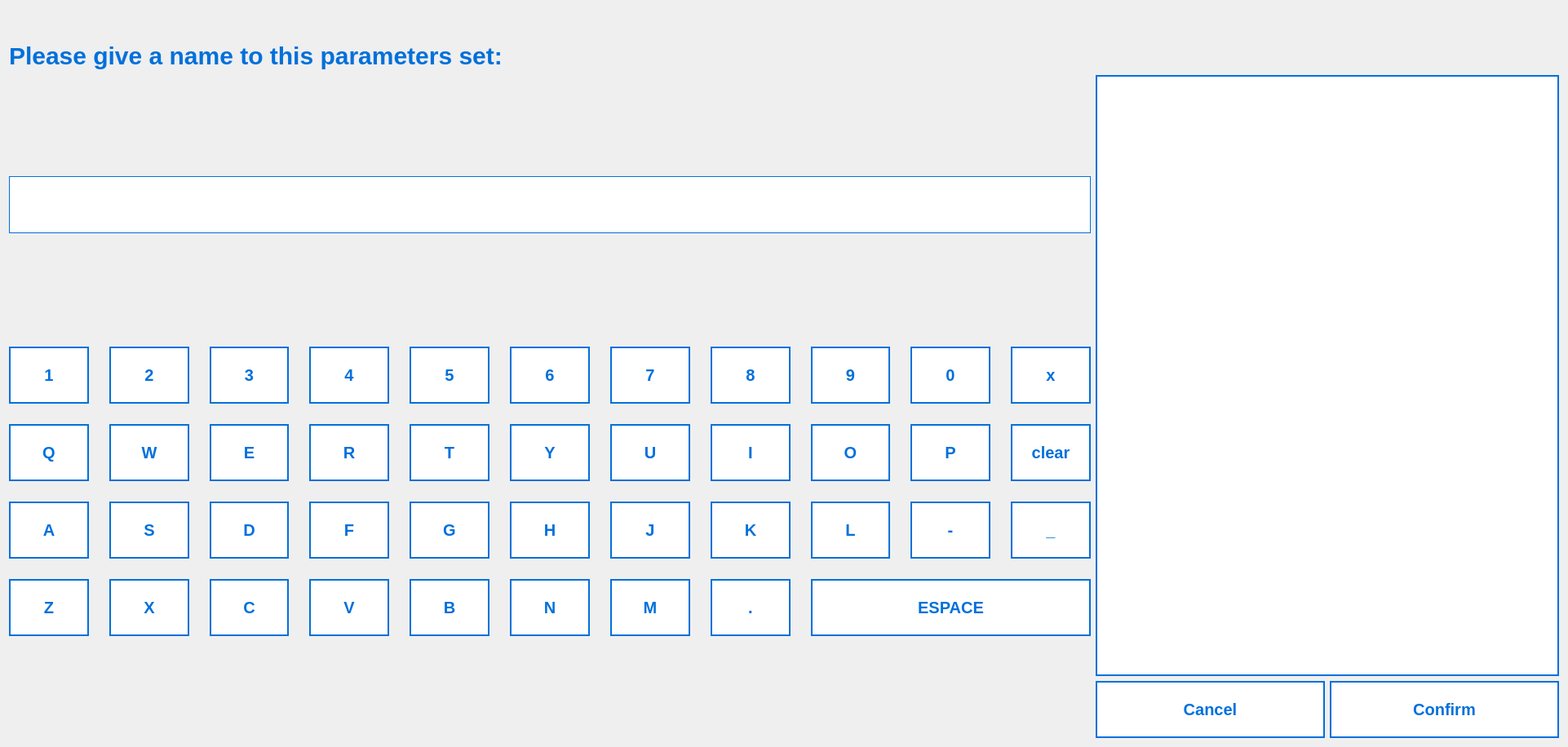
<?xml version="1.0" encoding="UTF-8"?>
<ui version="4.0">
 <class>SaveExposureSettingsView</class>
 <widget class="QWidget" name="SaveExposureSettingsView">
  <property name="geometry">
   <rect>
    <x>0</x>
    <y>0</y>
    <width>1922</width>
    <height>916</height>
   </rect>
  </property>
  <property name="styleSheet">
   <string notr="true">QPushButton {
border: 2px solid #0070DB;
background-color: #ffffff;
color: #0070DB;
font: 20px;
font-weight: 700;
font-family: arial;

}
</string>
  </property>
  <layout class="QVBoxLayout" name="verticalLayout">
   <item>
    <spacer name="verticalSpacer">
     <property name="orientation">
      <enum>Qt::Orientation::Vertical</enum>
     </property>
     <property name="sizeType">
      <enum>QSizePolicy::Policy::Fixed</enum>
     </property>
     <property name="sizeHint" stdset="0">
      <size>
       <width>20</width>
       <height>40</height>
      </size>
     </property>
    </spacer>
   </item>
   <item>
    <widget class="QLabel" name="label">
     <property name="maximumSize">
      <size>
       <width>16777215</width>
       <height>35</height>
      </size>
     </property>
     <property name="styleSheet">
      <string notr="true">color: #0070DB;
font-weight: 700;
font-family: arial;
border: 0px solid;
font-size: 30px;</string>
     </property>
     <property name="text">
      <string>Please give a name to this parameters set:</string>
     </property>
     <property name="alignment">
      <set>Qt::AlignmentFlag::AlignLeading|Qt::AlignmentFlag::AlignLeft|Qt::AlignmentFlag::AlignVCenter</set>
     </property>
    </widget>
   </item>
   <item>
    <layout class="QHBoxLayout" name="horizontalLayout_2" stretch="70,30">
     <item>
      <layout class="QVBoxLayout" name="verticalLayout_3" stretch="20,80">
       <property name="spacing">
        <number>15</number>
       </property>
       <property name="sizeConstraint">
        <enum>QLayout::SizeConstraint::SetMaximumSize</enum>
       </property>
       <item>
        <widget class="QLineEdit" name="lineEdit">
         <property name="sizePolicy">
          <sizepolicy hsizetype="Expanding" vsizetype="Fixed">
           <horstretch>0</horstretch>
           <verstretch>0</verstretch>
          </sizepolicy>
         </property>
         <property name="minimumSize">
          <size>
           <width>0</width>
           <height>70</height>
          </size>
         </property>
         <property name="styleSheet">
          <string notr="true">border: 1px solid #0070DB;</string>
         </property>
        </widget>
       </item>
       <item>
        <layout class="QGridLayout" name="gridLayout">
         <property name="sizeConstraint">
          <enum>QLayout::SizeConstraint::SetMaximumSize</enum>
         </property>
         <property name="spacing">
          <number>25</number>
         </property>
         <item row="0" column="6">
          <widget class="QPushButton" name="btn7">
           <property name="minimumSize">
            <size>
             <width>70</width>
             <height>70</height>
            </size>
           </property>
           <property name="focusPolicy">
            <enum>Qt::FocusPolicy::NoFocus</enum>
           </property>
           <property name="text">
            <string>7</string>
           </property>
          </widget>
         </item>
         <item row="1" column="10">
          <widget class="QPushButton" name="btnClear">
           <property name="minimumSize">
            <size>
             <width>70</width>
             <height>70</height>
            </size>
           </property>
           <property name="focusPolicy">
            <enum>Qt::FocusPolicy::NoFocus</enum>
           </property>
           <property name="text">
            <string>clear</string>
           </property>
          </widget>
         </item>
         <item row="2" column="2">
          <widget class="QPushButton" name="btnD">
           <property name="minimumSize">
            <size>
             <width>70</width>
             <height>70</height>
            </size>
           </property>
           <property name="focusPolicy">
            <enum>Qt::FocusPolicy::NoFocus</enum>
           </property>
           <property name="text">
            <string>D</string>
           </property>
          </widget>
         </item>
         <item row="0" column="9">
          <widget class="QPushButton" name="btn0">
           <property name="minimumSize">
            <size>
             <width>70</width>
             <height>70</height>
            </size>
           </property>
           <property name="focusPolicy">
            <enum>Qt::FocusPolicy::NoFocus</enum>
           </property>
           <property name="text">
            <string>0</string>
           </property>
          </widget>
         </item>
         <item row="1" column="3">
          <widget class="QPushButton" name="btnR">
           <property name="minimumSize">
            <size>
             <width>70</width>
             <height>70</height>
            </size>
           </property>
           <property name="focusPolicy">
            <enum>Qt::FocusPolicy::NoFocus</enum>
           </property>
           <property name="text">
            <string>R</string>
           </property>
          </widget>
         </item>
         <item row="0" column="2">
          <widget class="QPushButton" name="btn3">
           <property name="minimumSize">
            <size>
             <width>70</width>
             <height>70</height>
            </size>
           </property>
           <property name="focusPolicy">
            <enum>Qt::FocusPolicy::NoFocus</enum>
           </property>
           <property name="text">
            <string>3</string>
           </property>
          </widget>
         </item>
         <item row="1" column="4">
          <widget class="QPushButton" name="btnT">
           <property name="minimumSize">
            <size>
             <width>70</width>
             <height>70</height>
            </size>
           </property>
           <property name="focusPolicy">
            <enum>Qt::FocusPolicy::NoFocus</enum>
           </property>
           <property name="text">
            <string>T</string>
           </property>
          </widget>
         </item>
         <item row="1" column="5">
          <widget class="QPushButton" name="btnY">
           <property name="minimumSize">
            <size>
             <width>70</width>
             <height>70</height>
            </size>
           </property>
           <property name="focusPolicy">
            <enum>Qt::FocusPolicy::NoFocus</enum>
           </property>
           <property name="text">
            <string>Y</string>
           </property>
          </widget>
         </item>
         <item row="2" column="1">
          <widget class="QPushButton" name="btnS">
           <property name="minimumSize">
            <size>
             <width>70</width>
             <height>70</height>
            </size>
           </property>
           <property name="focusPolicy">
            <enum>Qt::FocusPolicy::NoFocus</enum>
           </property>
           <property name="text">
            <string>S</string>
           </property>
          </widget>
         </item>
         <item row="0" column="8">
          <widget class="QPushButton" name="btn9">
           <property name="minimumSize">
            <size>
             <width>70</width>
             <height>70</height>
            </size>
           </property>
           <property name="focusPolicy">
            <enum>Qt::FocusPolicy::NoFocus</enum>
           </property>
           <property name="text">
            <string>9</string>
           </property>
          </widget>
         </item>
         <item row="0" column="4">
          <widget class="QPushButton" name="btn5">
           <property name="minimumSize">
            <size>
             <width>70</width>
             <height>70</height>
            </size>
           </property>
           <property name="focusPolicy">
            <enum>Qt::FocusPolicy::NoFocus</enum>
           </property>
           <property name="text">
            <string>5</string>
           </property>
          </widget>
         </item>
         <item row="0" column="0">
          <widget class="QPushButton" name="btn1">
           <property name="minimumSize">
            <size>
             <width>70</width>
             <height>70</height>
            </size>
           </property>
           <property name="focusPolicy">
            <enum>Qt::FocusPolicy::NoFocus</enum>
           </property>
           <property name="text">
            <string>1</string>
           </property>
          </widget>
         </item>
         <item row="1" column="0">
          <widget class="QPushButton" name="btnQ">
           <property name="minimumSize">
            <size>
             <width>70</width>
             <height>70</height>
            </size>
           </property>
           <property name="focusPolicy">
            <enum>Qt::FocusPolicy::NoFocus</enum>
           </property>
           <property name="text">
            <string>Q</string>
           </property>
          </widget>
         </item>
         <item row="1" column="9">
          <widget class="QPushButton" name="btnP">
           <property name="minimumSize">
            <size>
             <width>70</width>
             <height>70</height>
            </size>
           </property>
           <property name="focusPolicy">
            <enum>Qt::FocusPolicy::NoFocus</enum>
           </property>
           <property name="text">
            <string>P</string>
           </property>
          </widget>
         </item>
         <item row="2" column="0">
          <widget class="QPushButton" name="btnA">
           <property name="minimumSize">
            <size>
             <width>70</width>
             <height>70</height>
            </size>
           </property>
           <property name="focusPolicy">
            <enum>Qt::FocusPolicy::NoFocus</enum>
           </property>
           <property name="text">
            <string>A</string>
           </property>
          </widget>
         </item>
         <item row="1" column="2">
          <widget class="QPushButton" name="btnE">
           <property name="minimumSize">
            <size>
             <width>70</width>
             <height>70</height>
            </size>
           </property>
           <property name="focusPolicy">
            <enum>Qt::FocusPolicy::NoFocus</enum>
           </property>
           <property name="text">
            <string>E</string>
           </property>
          </widget>
         </item>
         <item row="0" column="5">
          <widget class="QPushButton" name="btn6">
           <property name="minimumSize">
            <size>
             <width>70</width>
             <height>70</height>
            </size>
           </property>
           <property name="focusPolicy">
            <enum>Qt::FocusPolicy::NoFocus</enum>
           </property>
           <property name="text">
            <string>6</string>
           </property>
          </widget>
         </item>
         <item row="1" column="8">
          <widget class="QPushButton" name="btnO">
           <property name="minimumSize">
            <size>
             <width>70</width>
             <height>70</height>
            </size>
           </property>
           <property name="focusPolicy">
            <enum>Qt::FocusPolicy::NoFocus</enum>
           </property>
           <property name="text">
            <string>O</string>
           </property>
          </widget>
         </item>
         <item row="0" column="10">
          <widget class="QPushButton" name="btnBackspace">
           <property name="minimumSize">
            <size>
             <width>70</width>
             <height>70</height>
            </size>
           </property>
           <property name="focusPolicy">
            <enum>Qt::FocusPolicy::NoFocus</enum>
           </property>
           <property name="text">
            <string>x</string>
           </property>
          </widget>
         </item>
         <item row="0" column="3">
          <widget class="QPushButton" name="btn4">
           <property name="minimumSize">
            <size>
             <width>70</width>
             <height>70</height>
            </size>
           </property>
           <property name="focusPolicy">
            <enum>Qt::FocusPolicy::NoFocus</enum>
           </property>
           <property name="text">
            <string>4</string>
           </property>
          </widget>
         </item>
         <item row="0" column="1">
          <widget class="QPushButton" name="btn2">
           <property name="minimumSize">
            <size>
             <width>70</width>
             <height>70</height>
            </size>
           </property>
           <property name="focusPolicy">
            <enum>Qt::FocusPolicy::NoFocus</enum>
           </property>
           <property name="text">
            <string>2</string>
           </property>
          </widget>
         </item>
         <item row="1" column="1">
          <widget class="QPushButton" name="btnW">
           <property name="minimumSize">
            <size>
             <width>70</width>
             <height>70</height>
            </size>
           </property>
           <property name="focusPolicy">
            <enum>Qt::FocusPolicy::NoFocus</enum>
           </property>
           <property name="text">
            <string>W</string>
           </property>
          </widget>
         </item>
         <item row="0" column="7">
          <widget class="QPushButton" name="btn8">
           <property name="minimumSize">
            <size>
             <width>70</width>
             <height>70</height>
            </size>
           </property>
           <property name="focusPolicy">
            <enum>Qt::FocusPolicy::NoFocus</enum>
           </property>
           <property name="text">
            <string>8</string>
           </property>
          </widget>
         </item>
         <item row="1" column="7">
          <widget class="QPushButton" name="btnI">
           <property name="minimumSize">
            <size>
             <width>70</width>
             <height>70</height>
            </size>
           </property>
           <property name="focusPolicy">
            <enum>Qt::FocusPolicy::NoFocus</enum>
           </property>
           <property name="text">
            <string>I</string>
           </property>
          </widget>
         </item>
         <item row="1" column="6">
          <widget class="QPushButton" name="btnU">
           <property name="minimumSize">
            <size>
             <width>70</width>
             <height>70</height>
            </size>
           </property>
           <property name="focusPolicy">
            <enum>Qt::FocusPolicy::NoFocus</enum>
           </property>
           <property name="text">
            <string>U</string>
           </property>
          </widget>
         </item>
         <item row="3" column="0">
          <widget class="QPushButton" name="btnZ">
           <property name="minimumSize">
            <size>
             <width>70</width>
             <height>70</height>
            </size>
           </property>
           <property name="focusPolicy">
            <enum>Qt::FocusPolicy::NoFocus</enum>
           </property>
           <property name="text">
            <string>Z</string>
           </property>
          </widget>
         </item>
         <item row="2" column="3">
          <widget class="QPushButton" name="btnF">
           <property name="minimumSize">
            <size>
             <width>70</width>
             <height>70</height>
            </size>
           </property>
           <property name="focusPolicy">
            <enum>Qt::FocusPolicy::NoFocus</enum>
           </property>
           <property name="text">
            <string>F</string>
           </property>
          </widget>
         </item>
         <item row="2" column="4">
          <widget class="QPushButton" name="btnG">
           <property name="minimumSize">
            <size>
             <width>70</width>
             <height>70</height>
            </size>
           </property>
           <property name="focusPolicy">
            <enum>Qt::FocusPolicy::NoFocus</enum>
           </property>
           <property name="text">
            <string>G</string>
           </property>
          </widget>
         </item>
         <item row="2" column="5">
          <widget class="QPushButton" name="btnH">
           <property name="minimumSize">
            <size>
             <width>70</width>
             <height>70</height>
            </size>
           </property>
           <property name="focusPolicy">
            <enum>Qt::FocusPolicy::NoFocus</enum>
           </property>
           <property name="text">
            <string>H</string>
           </property>
          </widget>
         </item>
         <item row="2" column="6">
          <widget class="QPushButton" name="btnJ">
           <property name="minimumSize">
            <size>
             <width>70</width>
             <height>70</height>
            </size>
           </property>
           <property name="focusPolicy">
            <enum>Qt::FocusPolicy::NoFocus</enum>
           </property>
           <property name="text">
            <string>J</string>
           </property>
          </widget>
         </item>
         <item row="2" column="7">
          <widget class="QPushButton" name="btnK">
           <property name="minimumSize">
            <size>
             <width>70</width>
             <height>70</height>
            </size>
           </property>
           <property name="focusPolicy">
            <enum>Qt::FocusPolicy::NoFocus</enum>
           </property>
           <property name="text">
            <string>K</string>
           </property>
          </widget>
         </item>
         <item row="2" column="8">
          <widget class="QPushButton" name="btnL">
           <property name="minimumSize">
            <size>
             <width>70</width>
             <height>70</height>
            </size>
           </property>
           <property name="focusPolicy">
            <enum>Qt::FocusPolicy::NoFocus</enum>
           </property>
           <property name="text">
            <string>L</string>
           </property>
          </widget>
         </item>
         <item row="2" column="9">
          <widget class="QPushButton" name="btnMinus">
           <property name="minimumSize">
            <size>
             <width>70</width>
             <height>70</height>
            </size>
           </property>
           <property name="focusPolicy">
            <enum>Qt::FocusPolicy::NoFocus</enum>
           </property>
           <property name="text">
            <string>-</string>
           </property>
          </widget>
         </item>
         <item row="3" column="1">
          <widget class="QPushButton" name="btnX">
           <property name="minimumSize">
            <size>
             <width>70</width>
             <height>70</height>
            </size>
           </property>
           <property name="focusPolicy">
            <enum>Qt::FocusPolicy::NoFocus</enum>
           </property>
           <property name="text">
            <string>X</string>
           </property>
          </widget>
         </item>
         <item row="3" column="2">
          <widget class="QPushButton" name="btnC">
           <property name="minimumSize">
            <size>
             <width>70</width>
             <height>70</height>
            </size>
           </property>
           <property name="focusPolicy">
            <enum>Qt::FocusPolicy::NoFocus</enum>
           </property>
           <property name="text">
            <string>C</string>
           </property>
          </widget>
         </item>
         <item row="3" column="3">
          <widget class="QPushButton" name="btnV">
           <property name="minimumSize">
            <size>
             <width>70</width>
             <height>70</height>
            </size>
           </property>
           <property name="focusPolicy">
            <enum>Qt::FocusPolicy::NoFocus</enum>
           </property>
           <property name="text">
            <string>V</string>
           </property>
          </widget>
         </item>
         <item row="3" column="4">
          <widget class="QPushButton" name="btnB">
           <property name="minimumSize">
            <size>
             <width>70</width>
             <height>70</height>
            </size>
           </property>
           <property name="focusPolicy">
            <enum>Qt::FocusPolicy::NoFocus</enum>
           </property>
           <property name="text">
            <string>B</string>
           </property>
          </widget>
         </item>
         <item row="3" column="5">
          <widget class="QPushButton" name="btnN">
           <property name="minimumSize">
            <size>
             <width>70</width>
             <height>70</height>
            </size>
           </property>
           <property name="focusPolicy">
            <enum>Qt::FocusPolicy::NoFocus</enum>
           </property>
           <property name="text">
            <string>N</string>
           </property>
          </widget>
         </item>
         <item row="3" column="6">
          <widget class="QPushButton" name="btnM">
           <property name="minimumSize">
            <size>
             <width>70</width>
             <height>70</height>
            </size>
           </property>
           <property name="focusPolicy">
            <enum>Qt::FocusPolicy::NoFocus</enum>
           </property>
           <property name="text">
            <string>M</string>
           </property>
          </widget>
         </item>
         <item row="3" column="7">
          <widget class="QPushButton" name="btnPoint">
           <property name="minimumSize">
            <size>
             <width>70</width>
             <height>70</height>
            </size>
           </property>
           <property name="focusPolicy">
            <enum>Qt::FocusPolicy::NoFocus</enum>
           </property>
           <property name="text">
            <string>.</string>
           </property>
          </widget>
         </item>
         <item row="3" column="8" colspan="3">
          <widget class="QPushButton" name="btnEspace">
           <property name="minimumSize">
            <size>
             <width>70</width>
             <height>70</height>
            </size>
           </property>
           <property name="focusPolicy">
            <enum>Qt::FocusPolicy::NoFocus</enum>
           </property>
           <property name="text">
            <string>ESPACE</string>
           </property>
          </widget>
         </item>
         <item row="2" column="10">
          <widget class="QPushButton" name="btnUnderscore">
           <property name="minimumSize">
            <size>
             <width>70</width>
             <height>70</height>
            </size>
           </property>
           <property name="focusPolicy">
            <enum>Qt::FocusPolicy::NoFocus</enum>
           </property>
           <property name="text">
            <string>_</string>
           </property>
          </widget>
         </item>
        </layout>
       </item>
      </layout>
     </item>
     <item>
      <layout class="QVBoxLayout" name="verticalLayout_2" stretch="75,25">
       <item>
        <widget class="QScrollArea" name="scrollArea">
         <property name="styleSheet">
          <string notr="true">background-color: #fff;
border: 1px solid #0070DB;</string>
         </property>
         <property name="widgetResizable">
          <bool>true</bool>
         </property>
         <widget class="QWidget" name="scrollAreaWidgetContents_2">
          <property name="geometry">
           <rect>
            <x>0</x>
            <y>0</y>
            <width>565</width>
            <height>599</height>
           </rect>
          </property>
         </widget>
        </widget>
       </item>
       <item>
        <layout class="QHBoxLayout" name="horizontalLayout_4">
         <item>
          <widget class="QPushButton" name="pushButton_43">
           <property name="minimumSize">
            <size>
             <width>0</width>
             <height>70</height>
            </size>
           </property>
           <property name="text">
            <string>Cancel</string>
           </property>
          </widget>
         </item>
         <item>
          <widget class="QPushButton" name="pushButton_44">
           <property name="minimumSize">
            <size>
             <width>0</width>
             <height>70</height>
            </size>
           </property>
           <property name="text">
            <string>Confirm</string>
           </property>
          </widget>
         </item>
        </layout>
       </item>
      </layout>
     </item>
    </layout>
   </item>
  </layout>
 </widget>
 <resources>
  <include location="../../resources.qrc"/>
 </resources>
 <connections/>
</ui>
